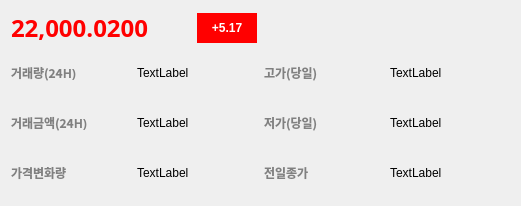
<?xml version="1.0" encoding="UTF-8"?>
<ui version="4.0">
 <class>Form</class>
 <widget class="QWidget" name="Form">
  <property name="geometry">
   <rect>
    <x>0</x>
    <y>0</y>
    <width>521</width>
    <height>206</height>
   </rect>
  </property>
  <property name="windowTitle">
   <string>Form</string>
  </property>
  <layout class="QVBoxLayout" name="verticalLayout">
   <item>
    <layout class="QHBoxLayout" name="horizontalLayout">
     <item>
      <widget class="QLabel" name="label_1">
       <property name="minimumSize">
        <size>
         <width>180</width>
         <height>0</height>
        </size>
       </property>
       <property name="font">
        <font>
         <family>맑은 고딕</family>
         <pointsize>18</pointsize>
         <weight>75</weight>
         <bold>true</bold>
        </font>
       </property>
       <property name="styleSheet">
        <string notr="true">color:red;</string>
       </property>
       <property name="text">
        <string>22,000.0200</string>
       </property>
      </widget>
     </item>
     <item>
      <widget class="QLabel" name="label_2">
       <property name="minimumSize">
        <size>
         <width>60</width>
         <height>30</height>
        </size>
       </property>
       <property name="maximumSize">
        <size>
         <width>60</width>
         <height>30</height>
        </size>
       </property>
       <property name="font">
        <font>
         <weight>75</weight>
         <bold>true</bold>
        </font>
       </property>
       <property name="styleSheet">
        <string notr="true">background-color:red;color:white;</string>
       </property>
       <property name="text">
        <string>+5.17</string>
       </property>
       <property name="alignment">
        <set>Qt::AlignCenter</set>
       </property>
      </widget>
     </item>
     <item>
      <spacer name="horizontalSpacer">
       <property name="orientation">
        <enum>Qt::Horizontal</enum>
       </property>
       <property name="sizeHint" stdset="0">
        <size>
         <width>30</width>
         <height>20</height>
        </size>
       </property>
      </spacer>
     </item>
    </layout>
   </item>
   <item>
    <layout class="QGridLayout" name="gridLayout">
     <item row="0" column="2">
      <widget class="QLabel" name="label_5">
       <property name="font">
        <font>
         <family>한컴 고딕</family>
         <pointsize>9</pointsize>
         <weight>75</weight>
         <bold>true</bold>
        </font>
       </property>
       <property name="styleSheet">
        <string notr="true">color:gray;</string>
       </property>
       <property name="text">
        <string>고가(당일)</string>
       </property>
      </widget>
     </item>
     <item row="0" column="1">
      <widget class="QLabel" name="label_4">
       <property name="text">
        <string>TextLabel</string>
       </property>
      </widget>
     </item>
     <item row="4" column="0">
      <widget class="QLabel" name="label_11">
       <property name="font">
        <font>
         <family>한컴 고딕</family>
         <pointsize>9</pointsize>
         <weight>75</weight>
         <bold>true</bold>
        </font>
       </property>
       <property name="styleSheet">
        <string notr="true">color:gray;</string>
       </property>
       <property name="text">
        <string>가격변화량</string>
       </property>
      </widget>
     </item>
     <item row="0" column="0">
      <widget class="QLabel" name="label_3">
       <property name="font">
        <font>
         <family>한컴 고딕</family>
         <pointsize>9</pointsize>
         <weight>75</weight>
         <bold>true</bold>
        </font>
       </property>
       <property name="styleSheet">
        <string notr="true">color:gray;</string>
       </property>
       <property name="text">
        <string>거래량(24H)</string>
       </property>
      </widget>
     </item>
     <item row="0" column="3">
      <widget class="QLabel" name="label_6">
       <property name="text">
        <string>TextLabel</string>
       </property>
      </widget>
     </item>
     <item row="4" column="1">
      <widget class="QLabel" name="label_12">
       <property name="text">
        <string>TextLabel</string>
       </property>
      </widget>
     </item>
     <item row="3" column="1">
      <widget class="QLabel" name="label_8">
       <property name="text">
        <string>TextLabel</string>
       </property>
      </widget>
     </item>
     <item row="4" column="3">
      <widget class="QLabel" name="label_14">
       <property name="text">
        <string>TextLabel</string>
       </property>
      </widget>
     </item>
     <item row="3" column="2">
      <widget class="QLabel" name="label_9">
       <property name="font">
        <font>
         <family>한컴 고딕</family>
         <pointsize>9</pointsize>
         <weight>75</weight>
         <bold>true</bold>
        </font>
       </property>
       <property name="styleSheet">
        <string notr="true">color:gray;</string>
       </property>
       <property name="text">
        <string>저가(당일)</string>
       </property>
      </widget>
     </item>
     <item row="3" column="3">
      <widget class="QLabel" name="label_10">
       <property name="text">
        <string>TextLabel</string>
       </property>
      </widget>
     </item>
     <item row="4" column="2">
      <widget class="QLabel" name="label_13">
       <property name="font">
        <font>
         <family>한컴 고딕</family>
         <pointsize>9</pointsize>
         <weight>75</weight>
         <bold>true</bold>
        </font>
       </property>
       <property name="styleSheet">
        <string notr="true">color:gray;</string>
       </property>
       <property name="text">
        <string>전일종가</string>
       </property>
      </widget>
     </item>
     <item row="3" column="0">
      <widget class="QLabel" name="label_7">
       <property name="font">
        <font>
         <family>한컴 고딕</family>
         <pointsize>9</pointsize>
         <weight>75</weight>
         <bold>true</bold>
        </font>
       </property>
       <property name="styleSheet">
        <string notr="true">color:gray;</string>
       </property>
       <property name="text">
        <string>거래금액(24H)</string>
       </property>
      </widget>
     </item>
    </layout>
   </item>
  </layout>
 </widget>
 <resources/>
 <connections/>
</ui>
